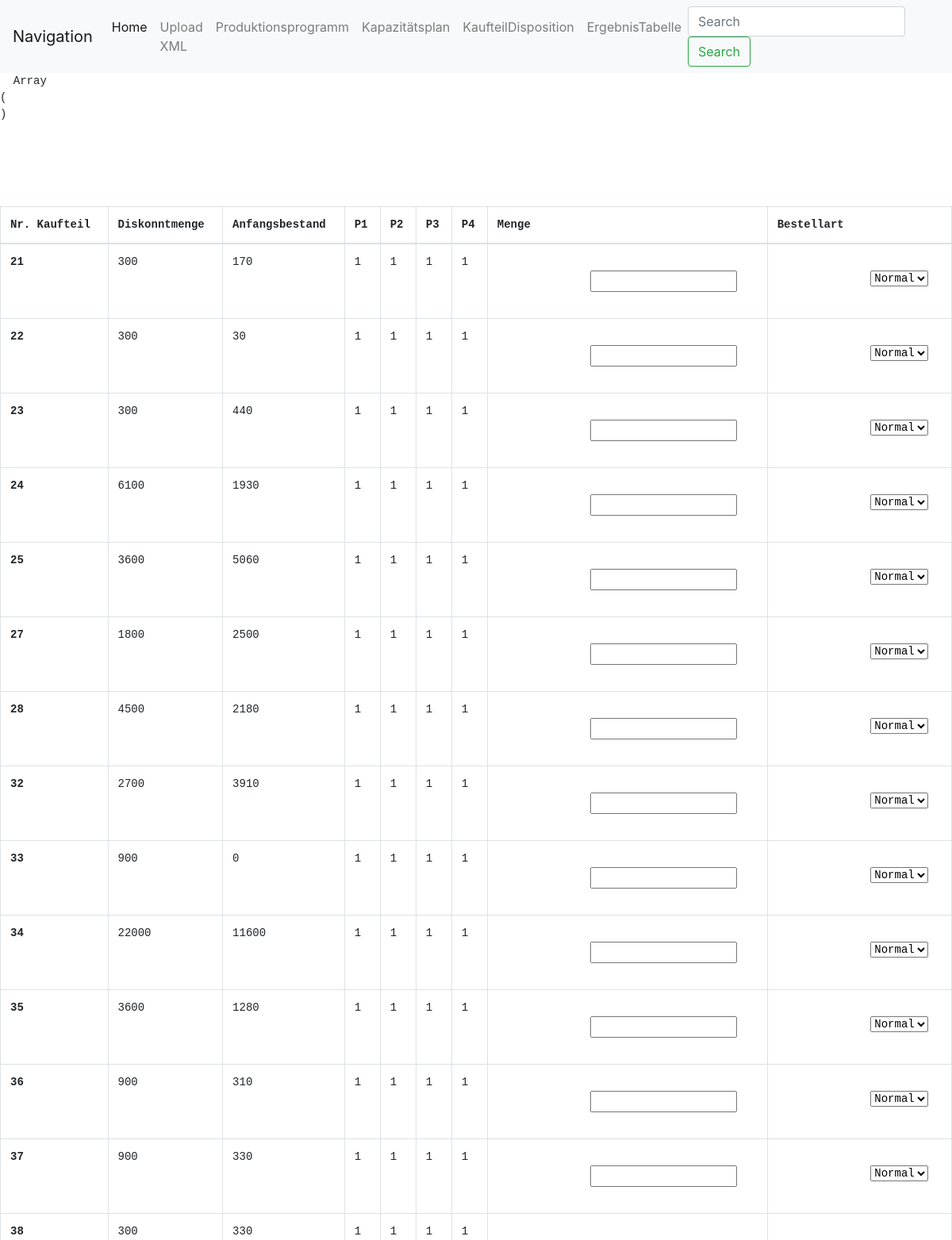
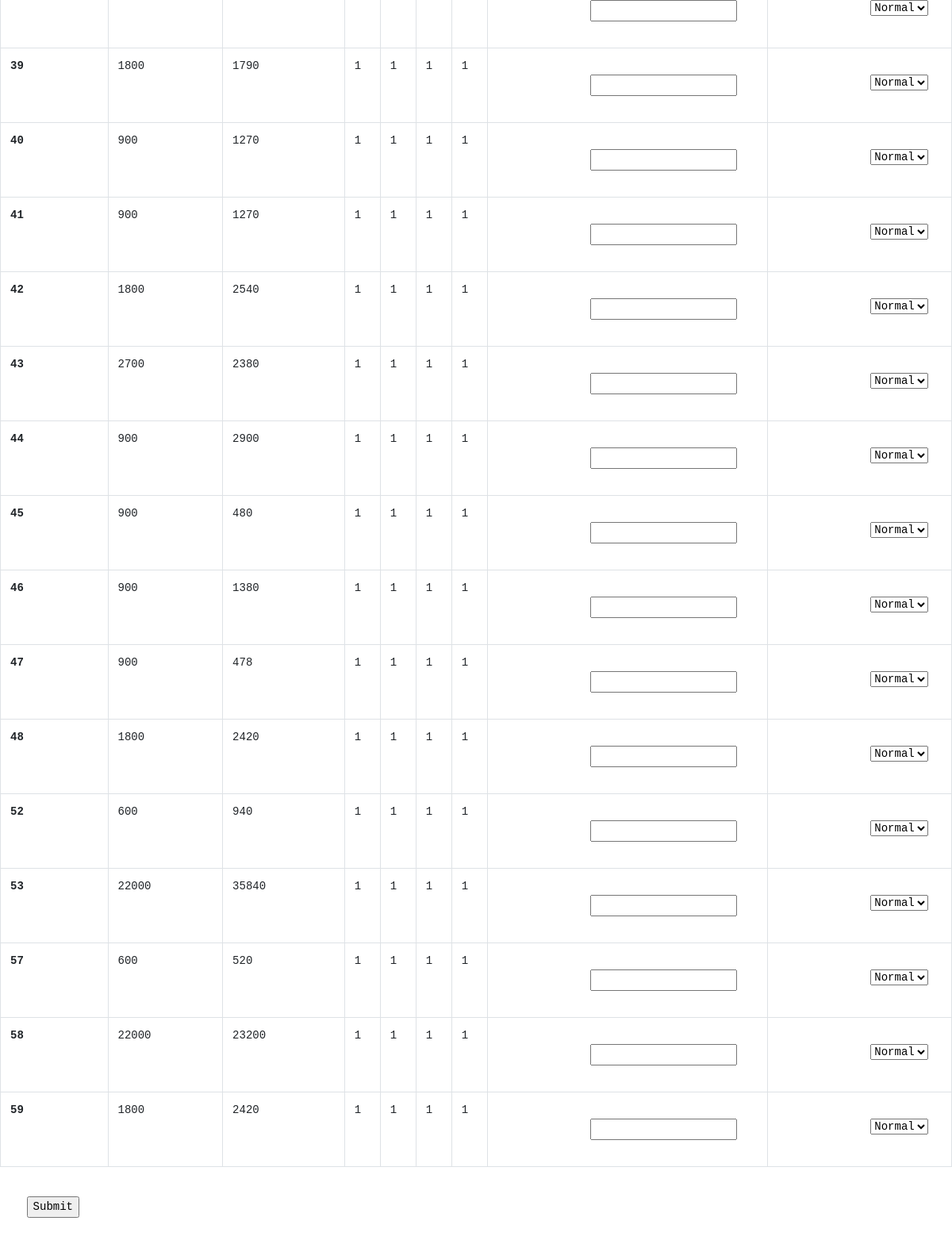
The app's page /resources/views/kaufteilDisposition.php with its own data (2 pictures, top to bottom).
### tables this page shows
CREATE TABLE Kaufteil (
	id int NOT NULL AUTO_INCREMENT,
  teil int, 
	eingehendeBestellungen int,
	abweichung double, 
	diskontmenge int,
	lieferzeit double, 
	anfangsbestand int,
  p1 int,
  p2 int,
  p3 int,
	PRIMARY KEY (id),
	FOREIGN KEY (teil) REFERENCES Teil(nummer)
);

CREATE TABLE Teil (
	id int NOT NULL AUTO_INCREMENT,
  nummer int UNIQUE, 
	anzahl int, 
	preis double,
	PRIMARY KEY (id)
);

### classes/services/XML_Reader_Service.php (called while the page is built, shortened)
<?php
$documentRoot = $_SERVER['DOCUMENT_ROOT'];
require_once($documentRoot . '/ibsys2_backend/classes/entities/Teil.php');
class XML_Reader_Service
{
  function get_warehousestock()
  {
    $documentRoot = $_SERVER['DOCUMENT_ROOT'];
    $xmldata = simplexml_load_file($documentRoot . '/ibsys2_backend/resources/daten.xml') or die("Failed to load");
    $produktionsteile = [];
    $kaufteile = [];
    foreach ($xmldata->warehousestock->article as $articl) {
      $id = $articl['id'];
      $anzahl = $articl['amount'];
      $preis = $articl['price'];
      if ($id >= 4 && $id <= 20) {
        array_push($produktionsteile, new Produktionsteil(intval($id), intval($anzahl), intval($preis)));
      } else if ($id >= 21 && $id <= 25) {
        array_push($kaufteile, new Kaufteil(intval($id), intval($anzahl), intval($preis)));
      } else if ($id == 26 || $id >= 29 && $id <= 31) {
        array_push($produktionsteile, new Produktionsteil(intval($id), intval($anzahl), intval($preis)));
      } else if ($id == 27 || $id == 28 || $id == 52 || $id == 53) {
        array_push($kaufteile, new Kaufteil(intval($id), intval($anzahl), intval($preis)));
      } else if ($id >= 32 && $id <= 48) {
        array_push($kaufteile, new Kaufteil(intval($id), intval($anzahl), intval($preis)));
      } else if ($id >= 49 && $id <= 51) {
        array_push($produktionsteile, new Produktionsteil(intval($id), intval($anzahl), intval($preis)));
      } else if ($id >= 54 && $id <= 56) {
        array_push($produktionsteile, new Produktionsteil(intval($id), intval($anzahl), intval($preis)));
      } else if ($id >= 57 && $id <= 59) {
        array_push($kaufteile, new Kaufteil(intval($id), intval($anzahl), intval($preis)));
      }
    }
    return array($produktionsteile, $kaufteile);
  }
}

### classes/services/Database_Service.php (called while the page is built, shortened)
<?php
class DatabaseService
{
  private $servername = "localhost";
  private $username = "root";
  private $password = "";
  private $databaseName = "ibsys2";
  private $connectionString = "mysql:host=";
  function read($table, $columns, $join = "", $arguments = "", $order = "")
  {
    try {
      $conn = new PDO("$this->connectionString$this->servername;dbname=$this->databaseName", $this->username, $this->password);
      $sql = "SELECT $columns FROM $table ";
      if (isset($join) && $join !== "") {
        $sql = $sql . "$join ";
      }
      $sql = $sql . ";";
      $q = $conn->query($sql);
      $q->setFetchMode(PDO::FETCH_ASSOC);
      $results = [];
      while ($row = $q->fetch()) {
        array_push($results, $row);
      }
      return $results;
    } catch (PDOException $e) {
      echo $e->getMessage();
    } finally {
      $conn = null;
    }
  }
}

### classes/entities/Teil.php (called while the page is built, shortened)
<?php
class Teil
{
  public function __construct($nummer, $anzahl, $preis)
  {
    $this->nummer = $nummer;
    if ($anzahl) {
      $this->anzahl = $anzahl;
    } else {
      $this->anzahl = 0;
    }
  }
}

### resources/views/kaufteilDisposition.php (the view, shortened to what this page needs)
<?php
$documentRoot = $_SERVER['DOCUMENT_ROOT'];
require_once($documentRoot . '/ibsys2_backend/classes/services/Database_Service.php');
$database = new DatabaseService();
require_once($documentRoot . '/ibsys2_backend/navbar.php');
print_r($_SESSION);
?>
<div>
  <form action="<?php $documentRoot . '/ibsys2_backend/resources/views/sendKaufteile.php' ?>" method="post">
    <table class="table table-bordered">
      <thead>
        <tr>
          <th scope="col" data-editable="true">Nr. Kaufteil</th>
          <th scope="col">Diskonntmenge</th>
          <th scope="col">Anfangsbestand</th>
          <th scope="col">P1</th>
          <th scope="col">P2</th>
          <th scope="col">P3</th>
          <th scope="col">P4</th>
          <th scope="col">Menge</th>
          <th scope="col">Bestellart</th>
        </tr>
      </thead>
      <tbody>
        <?php
        foreach ($kaufteile as $teil) : ?>
          <tr class="item_row">
            <th scope="row"><?php echo $teil->nummer; ?></th>
            <td><?php echo $teil->diskontmenge; ?></td>
            <td><?php echo $teil->anzahl; ?></td>
            <td>1</td>
            <td>1</td>
            <td>1</td>
            <td>1</td>
            <td>
              <input type="text" name="<?php echo $teil->nummer ?>" />
            </td>
            <td>
              <select name="<?php echo $teil->nummer ?>_art">
                <option value="N">Normal</option>
              </select>
            </td>
          </tr>
        <?php endforeach; ?>
      </tbody>
    </table>
    <input type="submit" />
  </form>
</div>
<?php
require_once($documentRoot . '/ibsys2_backend/footer.php');
?>

### navbar.php (shortened to what this page needs)
<!DOCTYPE html>
<html lang="de">
<head>
  <link rel="stylesheet" href="https://stackpath.bootstrapcdn.com/bootstrap/4.4.1/css/bootstrap.min.css">
</head>
<body>
  <nav class="navbar navbar-expand-lg navbar-light bg-light">
    <a class="navbar-brand" href="#">Navigation</a>
    <div class="collapse navbar-collapse" id="navbarSupportedContent">
      <ul class="navbar-nav mr-auto">
        <li class="nav-item active">
          <a class="nav-link" href="http://localhost/ibsys2_backend/index.php">Home <span class="sr-only">(current)</span></a>
        </li>
        <li class="nav-item">
          <a class="nav-link" href="http://localhost/ibsys2_backend/resources/views/uploadXML.php">Upload XML</a>
        </li>
        <li class="nav-item">
          <a class="nav-link" href="http://localhost/ibsys2_backend/resources/views/produktionsProgramm.php">Produktionsprogramm</a>
        </li>
        <li class="nav-item">
          <a class="nav-link" href="http://localhost/ibsys2_backend/resources/views/kapazitaetsplan.php">Kapazitätsplan</a>
        </li>
        <li class="nav-item">
          <a class="nav-link" href="http://localhost/ibsys2_backend/resources/views/kaufteilDisposition.php">KaufteilDisposition</a>
        </li>
        <li class="nav-item">
          <a class="nav-link" href="http://localhost/ibsys2_backend/resources/views/ergebnisTabelle.php">ErgebnisTabelle</a>
        </li>
      </ul>
      <form class="form-inline my-2 my-lg-0">
        <input class="form-control mr-sm-2" type="search" placeholder="Search" aria-label="Search">
        <button class="btn btn-outline-success my-2 my-sm-0" type="submit">Search</button>
      </form>
    </div>
  </nav>
  <pre>
  <?php
  $documentRoot = $_SERVER['DOCUMENT_ROOT'];
  require_once($documentRoot . '/ibsys2_backend/classes/entities/Produktionsteil.php');
  require_once($documentRoot . '/ibsys2_backend/classes/services/XML_Reader_Service.php');
  $readerService = new XML_Reader_Service();
  $teile = $readerService->get_warehousestock();
  $kaufteile = $teile[1];
  $kaufteileDB = $database->read("Kaufteil", "*", join: "JOIN Teil ON Kaufteil.teil = Teil.nummer");
  for ($i = 0; $i < count($kaufteileDB); $i++) {
    for ($j = 0; $j < count($kaufteile); $j++) {
      if ($kaufteile[$j]->nummer == $kaufteileDB[$i]['teil']) {
        $kaufteile[$j]->lieferzeit = $kaufteileDB[$i]['lieferzeit'];
        $kaufteile[$j]->abweichung = $kaufteileDB[$i]['abweichung'];
        $kaufteile[$j]->diskontmenge = $kaufteileDB[$i]['diskontmenge'];
        $kaufteile[$j]->p1 = $kaufteileDB[$i]['p1'];
        $kaufteile[$j]->p2 = $kaufteileDB[$i]['p2'];
        $kaufteile[$j]->p3 = $kaufteileDB[$i]['p3'];
      }
    }
  }
  ?>

### footer.php
</body>
</html>

### records on screen
kaufteil: teil.nummer "21", diskontmenge "300", anzahl "170", nummer "Normal"
kaufteil: teil.nummer "22", diskontmenge "300", anzahl "30", nummer "Normal"
kaufteil: teil.nummer "23", diskontmenge "300", anzahl "440", nummer "Normal"
kaufteil: teil.nummer "24", diskontmenge "6100", anzahl "1930", nummer "Normal"
kaufteil: teil.nummer "25", diskontmenge "3600", anzahl "5060", nummer "Normal"
kaufteil: teil.nummer "27", diskontmenge "1800", anzahl "2500", nummer "Normal"
kaufteil: teil.nummer "28", diskontmenge "4500", anzahl "2180", nummer "Normal"
kaufteil: teil.nummer "32", diskontmenge "2700", anzahl "3910", nummer "Normal"
kaufteil: teil.nummer "33", diskontmenge "900", anzahl "0", nummer "Normal"
kaufteil: teil.nummer "34", diskontmenge "22000", anzahl "11600", nummer "Normal"
kaufteil: teil.nummer "35", diskontmenge "3600", anzahl "1280", nummer "Normal"
kaufteil: teil.nummer "36", diskontmenge "900", anzahl "310", nummer "Normal"
kaufteil: teil.nummer "37", diskontmenge "900", anzahl "330", nummer "Normal"
kaufteil: teil.nummer "39", diskontmenge "1800", anzahl "1790", nummer "Normal"
kaufteil: teil.nummer "40", diskontmenge "900", anzahl "1270", nummer "Normal"
kaufteil: teil.nummer "41", diskontmenge "900", anzahl "1270", nummer "Normal"
kaufteil: teil.nummer "42", diskontmenge "1800", anzahl "2540", nummer "Normal"
kaufteil: teil.nummer "43", diskontmenge "2700", anzahl "2380", nummer "Normal"
kaufteil: teil.nummer "45", diskontmenge "900", anzahl "480", nummer "Normal"
kaufteil: teil.nummer "46", diskontmenge "900", anzahl "1380", nummer "Normal"
kaufteil: teil.nummer "47", diskontmenge "900", anzahl "478", nummer "Normal"
kaufteil: teil.nummer "48", diskontmenge "1800", anzahl "2420", nummer "Normal"
kaufteil: teil.nummer "52", diskontmenge "600", anzahl "940", nummer "Normal"
kaufteil: teil.nummer "53", diskontmenge "22000", anzahl "35840", nummer "Normal"
kaufteil: teil.nummer "57", diskontmenge "600", anzahl "520", teil.nummer "Normal"
kaufteil: teil.nummer "58", diskontmenge "22000", anzahl "23200", teil.nummer "Normal"
kaufteil: teil.nummer "59", diskontmenge "1800", anzahl "2420", teil.nummer "Normal"

### other values on screen
$teil->nummer "38"
$teil->diskontmenge "300"
$teil->anzahl "330"
$teil->nummer "44"
$teil->diskontmenge "900"
$teil->anzahl "2900"
